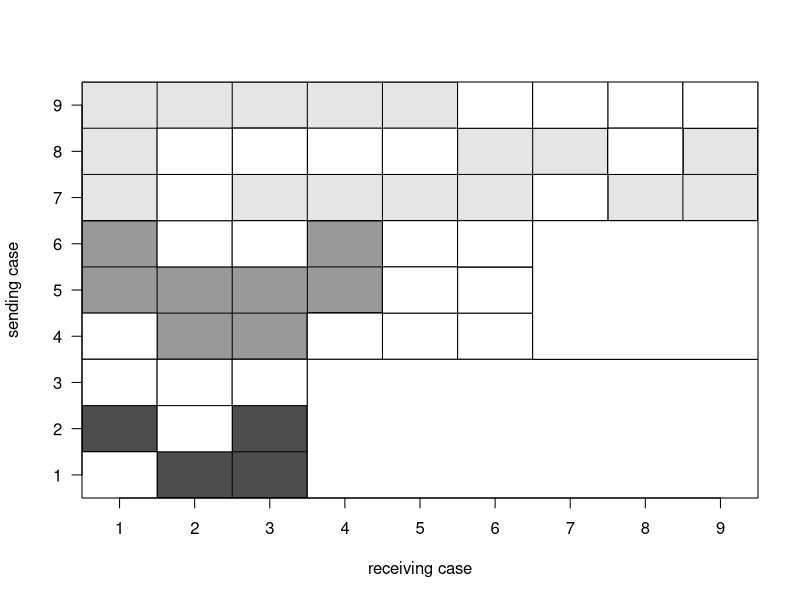

Here is the R script that generated this plot:
nodes_per_year <- 3
years <- 3

greyseq <- paste("grey",round(seq(30,90,length=years)),sep="")

cases <- years*nodes_per_year
pdf()
par(las=1)
plot(1:(cases-1),1:(cases-1),type="n",xlim=c(0,cases),ylim=c(0,cases),xaxs="i",yaxs="i",xaxt="n",yaxt="n",ylab="sending case",xlab="receiving case")

yrstart=0
for(yr in 1:years){
	rect(xleft=0,xright=yrstart+nodes_per_year,ybottom=yrstart,ytop=yrstart+nodes_per_year,col=greyseq[yr])
	rect(xleft=yrstart+nodes_per_year,xright=yrstart+nodes_per_year,ybottom=yrstart,ytop=yrstart+nodes_per_year,col=greyseq[yr])
	yrstart=yrstart+nodes_per_year
	
}

abline(h=0:cases,v=0:cases)


set.seed(1234)
nzeros <- round(0.7*cases^2)
zeros.sender <- c(1:cases,sample(1:cases,nzeros,rep=T))
zeros.receiver <- c(1:cases,sample(1:cases,nzeros,rep=T))

for(i in 1:nzeros){
	rect(xleft = zeros.receiver[i]-1,xright=zeros.receiver[i],ybottom=zeros.sender[i]-1,zeros.sender[i],col="white")
}


yrstart=0
for(yr in 1:years){
	rect(xleft=yrstart+nodes_per_year,xright=cases,ybottom=yrstart,ytop=yrstart+nodes_per_year,col="white")
	yrstart=yrstart+nodes_per_year
	
}

axis(1,at=(1:cases-0.5),lab=as.character(1:cases))
axis(2,at=(1:cases-0.5),lab=as.character(1:cases))

